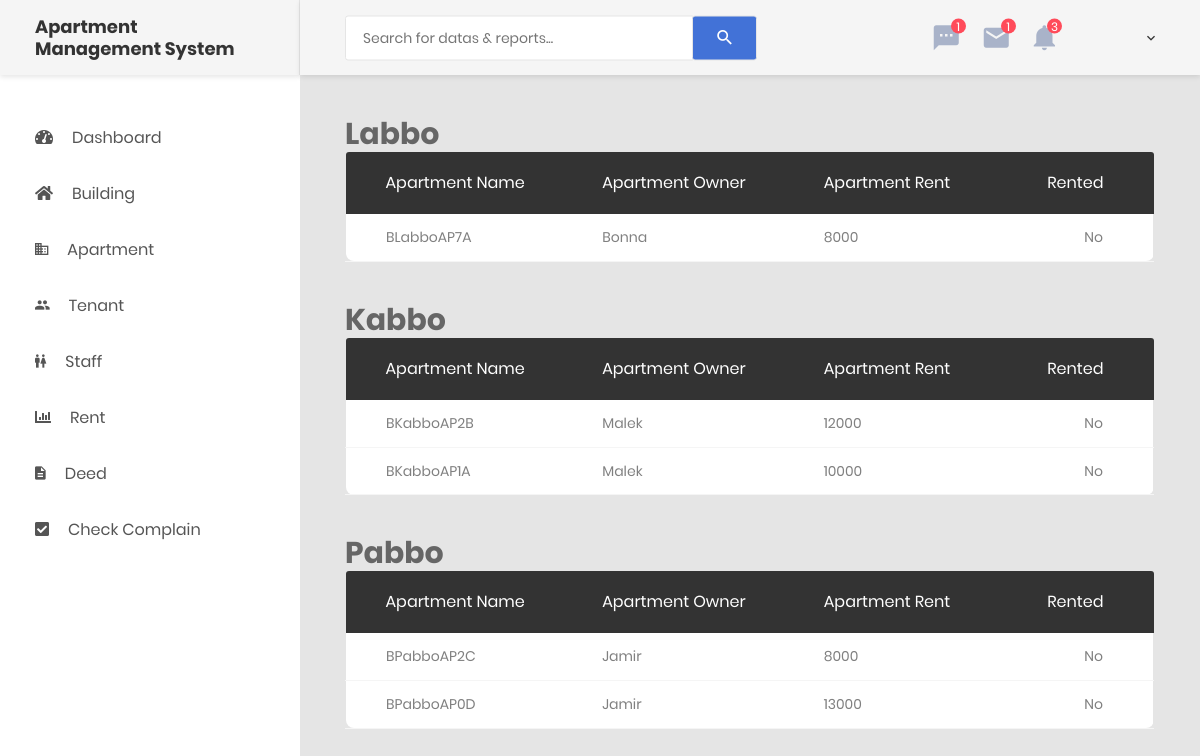
The app's page /apt-blank-list.php with its own data.
### tables this page shows
CREATE TABLE `building` (
  `buildingID` int(11) NOT NULL,
  `buildingName` varchar(255) NOT NULL,
  `buildingLoc` varchar(255) NOT NULL,
  `buildingStor` int(11) NOT NULL
);

CREATE TABLE `apartment` (
  `apartmentID` int(11) NOT NULL,
  `apartmentName` varchar(255) NOT NULL,
  `building` varchar(255) NOT NULL,
  `aptOwner` varchar(255) NOT NULL,
  `aptFair` int(11) NOT NULL,
  `tenantName` varchar(255) DEFAULT NULL
);

### includes/db-config.php (called while the page is built, shortened)
<?php
$tenant = 'tenant';
$building = 'building';
$apartment = 'apartment';

### apt-blank-list.php (the view, shortened to what this page needs)
<?php
include ROOT . '/includes/db-config.php';
include ROOT . '/includes/header.php';
include ROOT . '/includes/sidebar.php'; ?>
<div class="page-container">
    <?php
    include ROOT . '/includes/header-desktop.php';
    ?>
    <?php
    $sqlforbld = "SELECT buildingName FROM $building";
    $resultforbld = mysqli_query($mysqli, $sqlforbld) or die(mysqli_error($mysqli));
    ?>
    <div class="main-content">
        <div class="section__content section__content--p30">
            <div class="container-fluid">
                <div class="row">
                    <?php
                    while ($dataforbld = $resultforbld->fetch_assoc()) {
                        $dtfbld = $dataforbld['buildingName'];
                        $sqlforb01 = "SELECT * FROM $apartment WHERE tenantName IS NULL AND building = '$dtfbld' ORDER BY apartmentName DESC";
                        $resultforb01 = mysqli_query($mysqli, $sqlforb01) or die(mysqli_error($mysqli));
                        ?>
                        <div class="col-lg-12">
                            <h2 class="building__header">
                                <a class="custom__a" href="/ams/single-bld.php?bld=<?= $dataforbld['buildingName'] ?>
                                "><?= $dataforbld['buildingName'] ?></a>
                            </h2>
                            <div class="table-responsive m-b-40">
                                <table class="table table-borderless table-data3">
                                    <thead>
                                        <tr>
                                            <th>Apartment Name</th>
                                            <th>Apartment Owner</th>
                                            <th>Apartment Rent</th>
                                            <th>Rented</th>
                                        </tr>
                                    </thead>
                                    <tbody>
                                        <?php while ($dataforb01 = $resultforb01->fetch_assoc()) {
                                            $ct = $dataforb01['apartmentName'];
                                            $checktenant = "SELECT * FROM $tenant WHERE apartmentName = '$ct'";
                                            $checktenantrun = mysqli_query($mysqli, $checktenant) or die(mysqli_error($mysqli));
                                            $numoforws = mysqli_num_rows($checktenantrun);
                                            ?>
                                            <tr>
                                                <td>
                                                    <?= $dataforb01['apartmentName'] ?>
                                                </td>
                                                <td>
                                                    <?= $dataforb01['aptOwner'] ?>
                                                </td>
                                                <td>
                                                    <?= $dataforb01['aptFair'] ?>
                                                </td>
                                                <td>
                                                    <?php if ($numoforws > 0) { ?>
                                                        Yes
                                                    <?php } else { ?>
                                                        No
                                                    <?php } ?>
                                                </td>
                                            </tr>
                                        <?php } ?>
                                    </tbody>
                                </table>
                            </div>
                        </div>
                    <?php } ?>
                </div>
            </div>
        </div>
    </div>
</div>
<?php
include ROOT . '/includes/footer.php';
?>

### css/custom.css (style rules this page uses)
.custom__a { color: #666666; }
.building__header { display: flex; gap: 2vh; }

### records on screen
building: buildingName "Labbo"
apartment: apartmentName "BLabboAP7A", aptOwner "Bonna", aptFair "8000"
building: buildingName "Kabbo"
apartment: apartmentName "BKabboAP2B", aptOwner "Malek", aptFair "12000"
apartment: apartmentName "BKabboAP1A", aptOwner "Malek", aptFair "10000"
building: buildingName "Pabbo"
apartment: apartmentName "BPabboAP2C", aptOwner "Jamir", aptFair "8000"
apartment: apartmentName "BPabboAP0D", aptOwner "Jamir", aptFair "13000"
